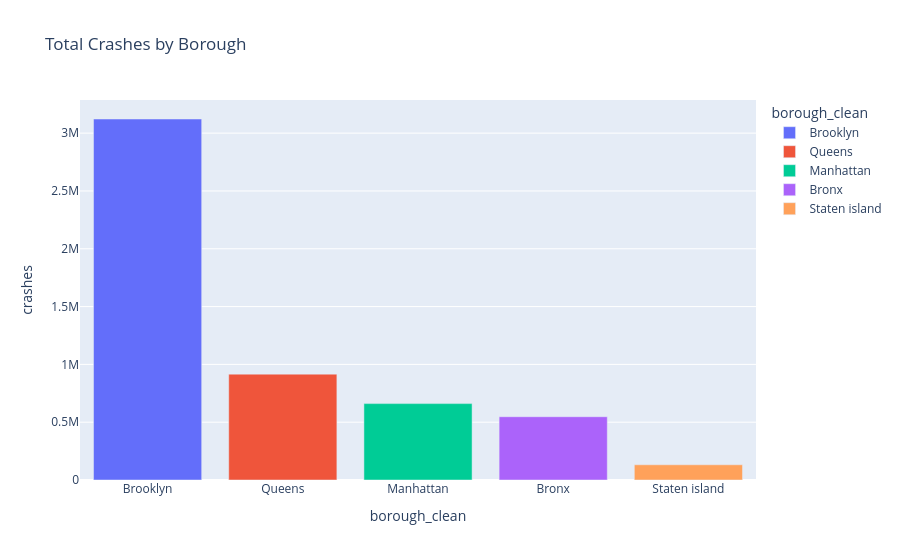

Source (notebook cell):
### Markdown cell above
### Research Question 3: Which NYC boroughs experience the most crashes?

**Hypothesis:** Brooklyn and Queens will have the highest crash counts due to their larger populations and road network density.

### Code cell
# 3.1 Crashes by Borough
print("Analyzing crashes by borough...")
query_borough = """
    SELECT borough_clean, COUNT(*) as crashes 
    FROM crashes 
    WHERE borough_clean IS NOT NULL
    GROUP BY 1 
    ORDER BY 2 DESC
"""
df_borough = con.execute(query_borough).df()

fig_borough = px.bar(df_borough, x='borough_clean', y='crashes', 
                     title='Total Crashes by Borough',
                     color='borough_clean')
fig_borough.show()

top_borough = df_borough.iloc[0]
print(f"**Interpretation:** {top_borough['borough_clean']} has the highest crash count with {top_borough['crashes']:,.0f} crashes, "
      f"representing {100 * top_borough['crashes'] / df_borough['crashes'].sum():.1f}% of all crashes. "
      f"This correlates with higher population density and traffic volume in these areas.")

### Figure 1 — Plotly figure (JSON) as saved in the notebook; plotly's stock layout.template omitted (floating-point values rounded to 4 significant figures)
{"data": [{"hovertemplate": "borough_clean=%{x}<br>crashes=%{y}<extra></extra>", "legendgroup": "Brooklyn", "marker": {"color": "#636efa", "pattern": {"shape": ""}}, "name": "Brooklyn", "orientation": "v", "showlegend": true, "textposition": "auto", "type": "bar", "x": ["Brooklyn"], "xaxis": "x", "y": [3122340], "yaxis": "y"}, {"hovertemplate": "borough_clean=%{x}<br>crashes=%{y}<extra></extra>", "legendgroup": "Queens", "marker": {"color": "#EF553B", "pattern": {"shape": ""}}, "name": "Queens", "orientation": "v", "showlegend": true, "textposition": "auto", "type": "bar", "x": ["Queens"], "xaxis": "x", "y": [915670], "yaxis": "y"}, {"hovertemplate": "borough_clean=%{x}<br>crashes=%{y}<extra></extra>", "legendgroup": "Manhattan", "marker": {"color": "#00cc96", "pattern": {"shape": ""}}, "name": "Manhattan", "orientation": "v", "showlegend": true, "textposition": "auto", "type": "bar", "x": ["Manhattan"], "xaxis": "x", "y": [660639], "yaxis": "y"}, {"hovertemplate": "borough_clean=%{x}<br>crashes=%{y}<extra></extra>", "legendgroup": "Bronx", "marker": {"color": "#ab63fa", "pattern": {"shape": ""}}, "name": "Bronx", "orientation": "v", "showlegend": true, "textposition": "auto", "type": "bar", "x": ["Bronx"], "xaxis": "x", "y": [547220], "yaxis": "y"}, {"hovertemplate": "borough_clean=%{x}<br>crashes=%{y}<extra></extra>", "legendgroup": "Staten island", "marker": {"color": "#FFA15A", "pattern": {"shape": ""}}, "name": "Staten island", "orientation": "v", "showlegend": true, "textposition": "auto", "type": "bar", "x": ["Staten island"], "xaxis": "x", "y": [131547], "yaxis": "y"}], "layout": {"barmode": "relative", "legend": {"title": {"text": "borough_clean"}, "tracegroupgap": 0}, "title": {"text": "Total Crashes by Borough"}, "xaxis": {"anchor": "y", "categoryarray": ["Brooklyn", "Queens", "Manhattan", "Bronx", "Staten island"], "categoryorder": "array", "domain": [0, 1], "title": {"text": "borough_clean"}}, "yaxis": {"anchor": "x", "domain": [0, 1], "title": {"text": "crashes"}}}}
